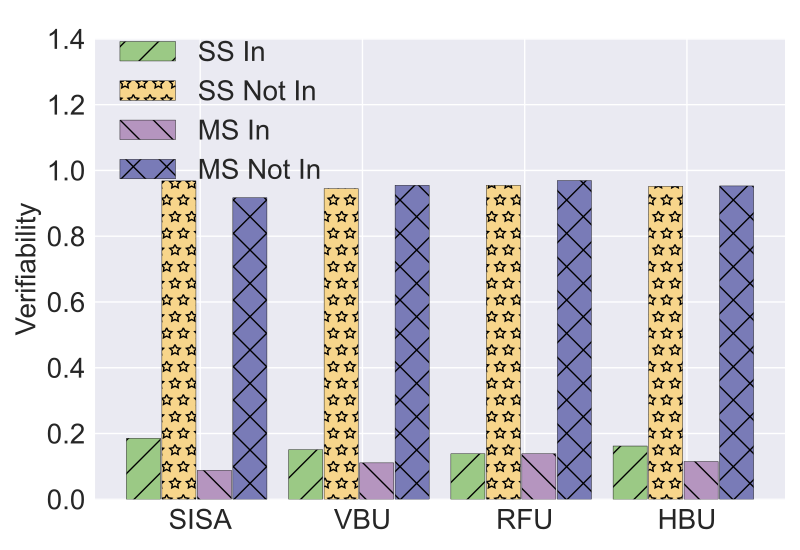

Source code (Python):
import matplotlib.pyplot as plt
import numpy as np

# user num = 50
labels = ['SISA', 'VBU', 'RFU', 'HBU']
#unl_fr = [10*10*0.22 *5, 10*10*0.22*5, 10*10*0.22 *5, 10*10*0.22*5 , 10*10*0.22*5  , 10*10*0.22*5  ]

unl_ss_in = [0.1855  , 0.1506 , 0.1383 , 0.1619 ]
unl_ss_not_in = [0.9682   , 0.9447    , 0.9549     , 0.9518]


unl_ms_in = [0.0881     , 0.1107   , 0.1383 , 0.1148]
unl_ms_not_in = [0.9170   , 0.9549 , 0.9693  , 0.9529]


sisa_unl = [0.1855, 0.9682, 0.0881, 0.9170]
vbu_unl = [0.1506, 0.9447,  0.1107, 0.9549]
rfu_unl = [0.1383, 0.9549,  0.1383, 0.9693]
hbu_unl = [0.1619, 0.9518, 0.1148, 0.9529]

x = np.arange(len(labels))  # the label locations
width = 0.7  # the width of the bars
# no_noise = np.around(no_noise,0)
# samping = np.around(samping,0)
# ldp = np.around(ldp,0)

# plt.style.use('bmh')

plt.style.use('seaborn')

plt.figure()
#plt.subplots(figsize=(8, 5.3))
#plt.bar(x - width / 2 - width / 8 + width / 8, unl_fr, width=0.168, label='Retrain', color='dodgerblue', hatch='/')
plt.bar(x - width / 2 - width / 8 + width / 8 , unl_ss_in,   width=0.21, label='SS In', color='#9BC985', edgecolor='black', hatch='/')
plt.bar(x - width / 8 - width / 16,  unl_ss_not_in, width=0.21, label='SS Not In', color='#F7D58B', edgecolor='black', hatch='*')
plt.bar(x + width / 8, unl_ms_in, width=0.21, label='MS In', color='#B595BF',edgecolor='black', hatch='\\')
plt.bar( x + width / 2 - width / 8 + width / 16, unl_ms_not_in, width=0.21, label='MS Not In', color='#797BB7', edgecolor='black', hatch='x')


# plt.bar(x - width / 2.5 ,  unl_br, width=width/3, label='VBU', color='orange', hatch='\\')
# plt.bar(x,unl_self_r, width=width/3, label='RFU-SS', color='g', hatch='x')
# plt.bar(x + width / 2.5,  unl_hess_r, width=width/3, label='HBU', color='tomato', hatch='-')


# Add some text for labels, title and custom x-axis tick labels, etc.
plt.ylabel('Verifiability', fontsize=20)
# ax.set_title('Performance of Different Users n')
plt.xticks(x, labels, fontsize=20)
# ax.set_xticklabels(labels,fontsize=15)

my_y_ticks = np.arange(0, 1.5, 0.2)
plt.yticks(my_y_ticks, fontsize=20)
# ax.set_yticklabels(my_y_ticks,fontsize=15)

# Set the background of the axes, which is the area of the plot, to grey
# plt.gca().set_facecolor('grey')

# Set the grid with white color and a specific linestyle and linewidth
# plt.grid(color='white', linestyle='-', linewidth=0.5)

# plt.grid(axis='y')

plt.legend(loc=(0.02, 0.66), fontsize=20)
#plt.legend(loc='upper left', fontsize=20)
# plt.xlabel('$\it{ESS}$' ,fontsize=20)
# ax.bar_label(rects1, padding=1)
# ax.bar_label(rects2, padding=3)
# ax.bar_label(rects3, padding=3)

plt.tight_layout()

plt.rcParams['figure.figsize'] = (2.0, 1)
plt.rcParams['image.interpolation'] = 'nearest'
plt.rcParams['figure.subplot.left'] = 0.11
plt.rcParams['figure.subplot.bottom'] = 0.08
plt.rcParams['figure.subplot.right'] = 0.977
plt.rcParams['figure.subplot.top'] = 0.969
plt.savefig('celeba_verifiability_unl_analysis_bar.pdf', format='pdf', dpi=200)
plt.show()
